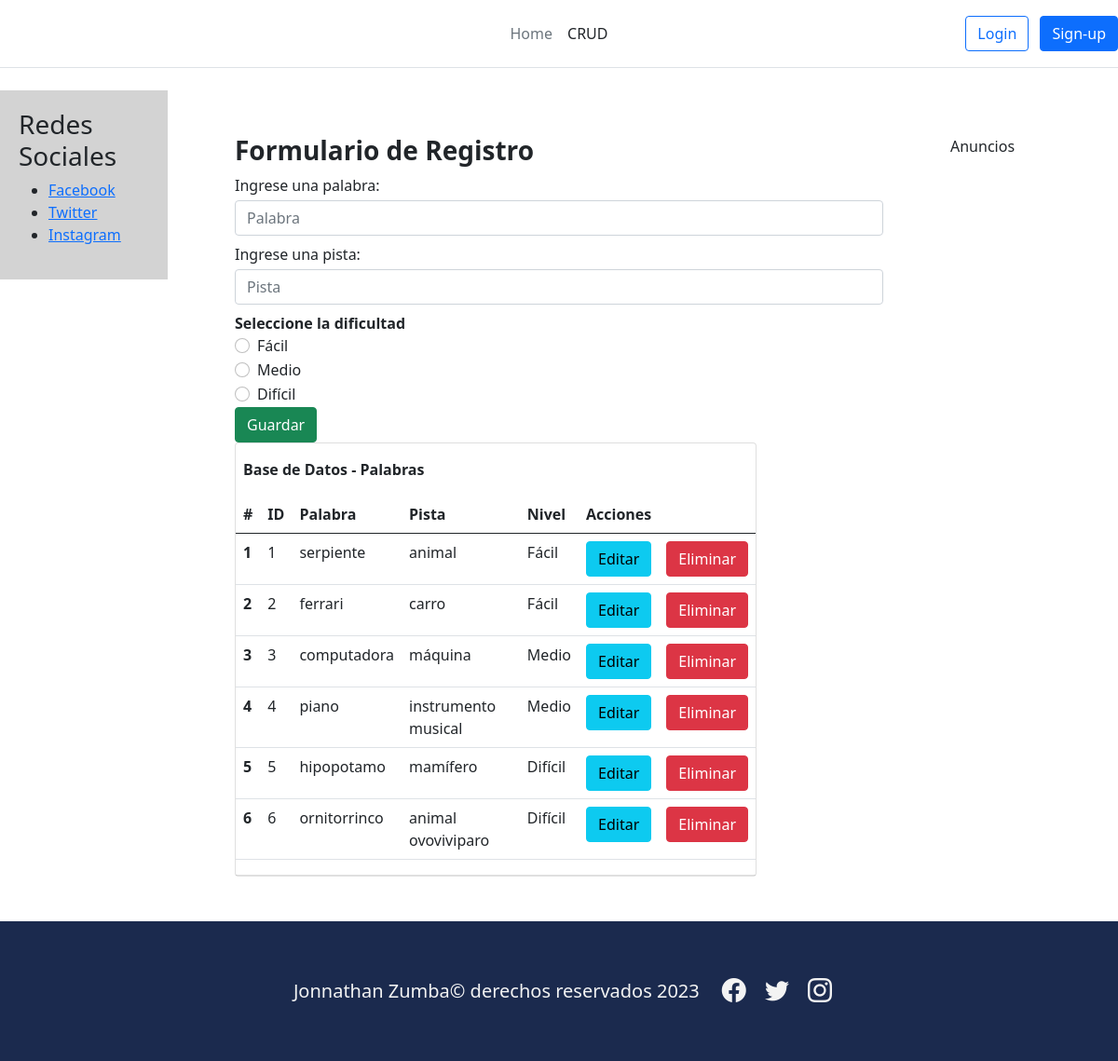
/crud/, run on an earlier commit of the app's database.
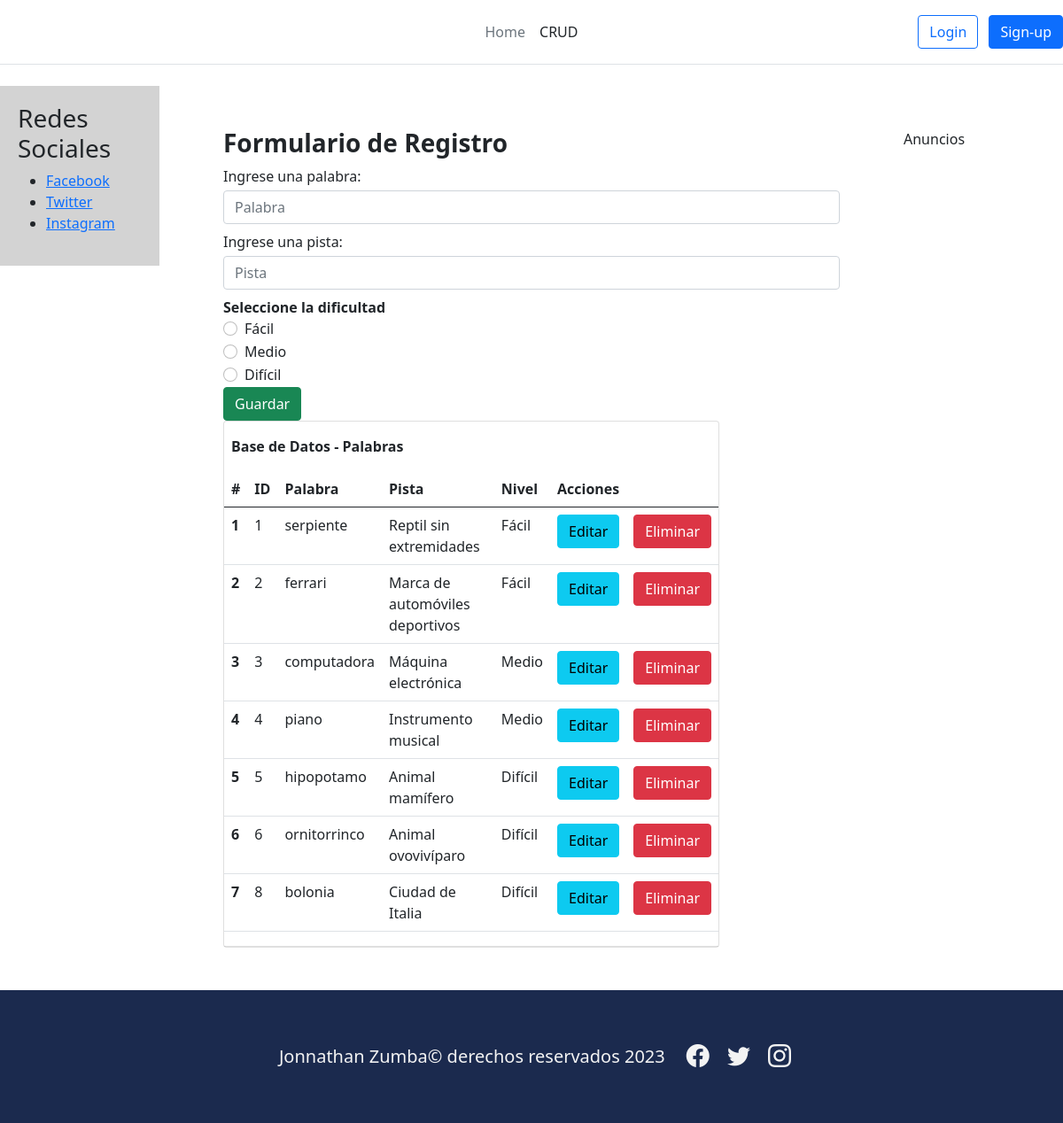
And on a later commit of the database.
### app1/models.py (models this page shows, shortened)
class Level(models.Model):
    name = models.CharField(max_length=50, null= False, blank= False)
    weight = models.CharField(max_length=50)

class Word(models.Model):
    word = models.CharField(max_length=50, null= False, default="")
    answer = models.CharField(max_length=50)
    level = models.ForeignKey(Level, on_delete=models.CASCADE)

### proyecto_libre/views.py (the view)
# urls.py: path('crud/',views.crud,name="crud"),
def crud(request):
    data={}
    palabras = Word.objects.all()
    niveles = Level.objects.all()
    data["palabras"] = palabras
    data["niveles"] = niveles
    return render(request, "crud.html", data)

### templates/crud.html (shortened to what this page needs)
{% extends 'home.html' %} {% block contenido %}
<div class="container">
  <div class="row align-items-start">
    <div class="col">
      <form action="{% url 'crearPalabra' %}" method="POST">
        <h3><strong>Formulario de Registro</strong></h3>
        <div class="form-group pb-2">
          <label for="txtAnswer" class="mb-1">Ingrese una palabra:</label>
          <input type="text" id="txtAnswer" name="txtAnswer" class="form-control" placeholder="Palabra" maxlength="50" required />
        </div>
        <div class="form-group pb-2">
          <label for="txtWord" class="mb-1">Ingrese una pista:</label>
          <input type="text" id="txtWord" name="txtWord" class="form-control" placeholder="Pista" maxlength="50" required />
        </div>
        <label for="flexRadioDefault"
          ><strong>Seleccione la dificultad</strong></label
        >
        {% for nivel in niveles %}
        <div class="form-check ml-5">
          <input class="form-check-input" type="radio" name="flexRadioDefault" id="flexRadioDefault{{nivel.id}}" value="{{nivel.id}}" required data-max-questions="{{ nivel.question_set.count }}"/>
          <label class="form-check-label" for="flexRadioDefault{{nivel.id}}">
            {{nivel.name}}
          </label>
        </div>
        {% endfor %}
        <div class="form-group">
          <button type="submit" class="btn btn-success btn-block text-white">
            Guardar
          </button>
        </div>
      </form>
    </div>
    <div class="col">
      <div class="card" style="width: 35rem">
        <p class="my-3 ps-2"><strong>Base de Datos - Palabras</strong></p>
        <table class="table">
          <thead>
            <tr>
              <th scope="col">#</th>
              <th scope="col">ID</th>
              <th scope="col">Palabra</th>
              <th scope="col">Pista</th>
              <th scope="col">Nivel</th>
              <th colspan="2">Acciones</th>
            </tr>
          </thead>
          <tbody>
            {% for palabra in palabras %}
            <tr>
              <th scope="row">{{forloop.counter}}</th>
              <td>{{palabra.id}}</td>
              <td>{{palabra.answer}}</td>
              <td>{{palabra.word}}</td>
              <td>{{palabra.level.name}}</td>
              <td>
                <a href="{% url 'edicionPalabra' palabra.id %}" class="btn btn-info" >Editar</a>
              </td>
              <td>
                <a href="#" data-id="{{palabra.id}}" data-word="{{palabra.answer}}" class="btn btn-danger btnEliminar" data-bs-toggle="modal" data-bs-target="#exampleModal">Eliminar</a>
              </td>
            </tr>
            {% endfor %}
          </tbody>
        </table>
        <ul class="list-group list-group-flush"></ul>
      </div>
    </div>
  </div>
</div>
{% endblock contenido %}

### templates/home.html (shortened to what this page needs)
{% extends "base.html" %}
    {% load static %}

### templates/base.html (shortened to what this page needs)
{% load static %}
<!DOCTYPE html>
<html>
  <head>
    <link href="https://cdn.jsdelivr.net/npm/bootstrap@5.0.2/dist/css/bootstrap.min.css" rel="stylesheet">
    <link rel="stylesheet" href="https://cdn.jsdelivr.net/npm/bootstrap-icons@1.9.1/font/bootstrap-icons.css">
    <link rel="stylesheet" href="{% static 'css/main.css' %}">
  </head>
  <body>
  {% include 'secciones/header.html' %}
  <section class="section">
    <div class="row align-items-start">
      <div class="col-2">
        {% include 'secciones/aside.html' %}
      </div>
      <div class="col-8 my-5">
        <main class="container ">
            {% block contenido %}{% endblock contenido %}
          </main>
      </div>
      <div class="col-2 my-5">
        Anuncios
      </div>
    </div>
  </section>
  </body>
  {% include 'secciones/footer.html' %}
</html>

### templates/secciones/header.html
{% load static %}
  <header class="d-flex flex-wrap align-items-center justify-content-center justify-content-md-between py-3 mb-4 border-bottom">
    <a href="#" class="d-flex align-items-center col-md-3 mb-2 mb-md-0 text-dark text-decoration-none">
      <svg class="bi me-2" width="40" height="32" role="img" aria-label="Bootstrap"><use xlink:href="#bootstrap"></use></svg>
    </a>
    <ul class="nav col-12 col-md-auto mb-2 justify-content-center mb-md-0">
      <li><a href="{% url 'home' %}" class="nav-link px-2 link-secondary">Home</a></li>
      <li><a href="{% url 'crud' %}" class="nav-link px-2 link-dark">CRUD</a></li>
    </ul>
    <div class="col-md-3 text-end">
      <button type="button" class="btn btn-outline-primary me-2">Login</button>
      <button type="button" class="btn btn-primary">Sign-up</button>
    </div>
</header>

### templates/secciones/aside.html
<aside class="sidebar" id="sidebar" style="background-color: lightgray; padding: 20px;" title="Redes Sociales">
    <h3>Redes Sociales</h3>
    <ul>
        <li><a href="#">Facebook</a></li>
        <li><a href="#">Twitter</a></li>
        <li><a href="#">Instagram</a></li>
    </ul>
</aside>

### templates/secciones/footer.html
<footer class="w-100 d-flex align-items-center justify-content-center flex-wrap" id="seccion-footer">
  <p class="fs-5 px-3 pt-3">Jonnathan Zumba&copy; derechos reservados 2023</p>
  <div id="iconos">
      <a href="#"><i class="bi bi-facebook"></i></a>
      <a href="#"><i class="bi bi-twitter"></i></a>
      <a href="#"><i class="bi bi-instagram"></i></a>
  </div>
</footer>

### static/css/main.css (style rules this page uses)
footer { background: #1b2a4e; height: 150px; }
footer p { color: #f3f3f3; text-align: center; }
#iconos i { font-size: 26px; padding: 0 8px; color: #f3f3f3; }

What changed in the data, as far as the page shows it:
changed Word "serpiente": word "animal" → "Reptil sin extremidades"
changed Word "ferrari": word "carro" → "Marca de automóviles deportivos"
changed Word "computadora": word "máquina" → "Máquina electrónica"
changed Word "piano": word "instrumento musical" → "Instrumento musical"
changed Word "hipopotamo": word "mamífero" → "Animal mamífero"
changed Word "ornitorrinco": word "animal ovoviviparo" → "Animal ovovivíparo"
added Word: id "8", answer "bolonia", word "Ciudad de Italia", level.name "Difícil"
